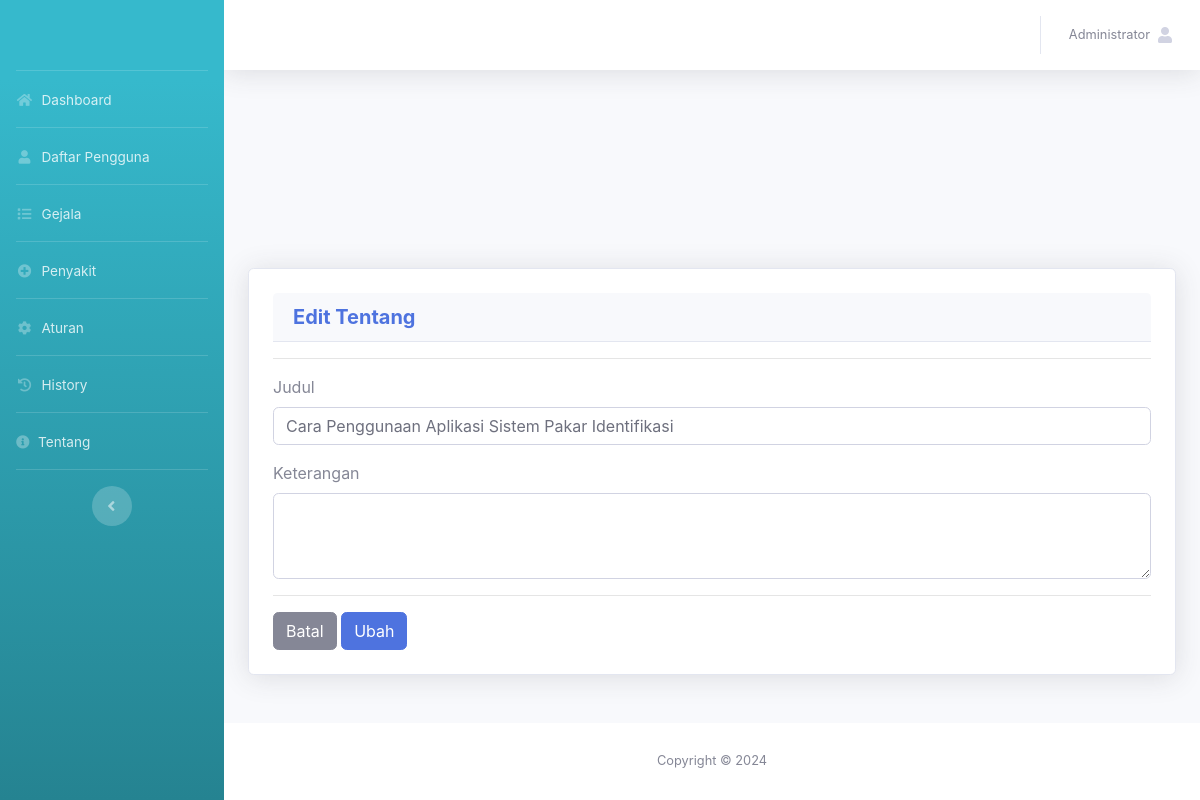
Screenshot of /admin/edit_tentang.php?id_tentang=1 (signed in) with the database file from the repository.
### tables this page shows
CREATE TABLE `tb_akun` (
  `id_akun` int(11) NOT NULL,
  `nama_lengkap` varchar(50) NOT NULL,
  `username` varchar(50) NOT NULL,
  `password` varchar(50) NOT NULL,
  `level` varchar(30) NOT NULL
);

CREATE TABLE `tb_tentang` (
  `id_tentang` int(11) NOT NULL,
  `judul` varchar(50) NOT NULL,
  `keterangan` text NOT NULL
);

### admin/edit_tentang.php (the view, shortened to what this page needs)
<?php
include '../assets/conn/config.php';
include 'header.php';
?>
<div class="container">
	<div class="card shadow p-4 mb-5">
		<div class = "card-header">
            <h5 class= "m-0 font-weight-bold text-primary">Edit Tentang</h5>
        </div>
        <hr>
        <?php
        $data = mysqli_query($conn,"SELECT * FROM tb_tentang WHERE id_tentang='$_GET[id_tentang]'");
        $a = mysqli_fetch_array($data)
        ?>
            <form action="edit_tentang.php?aksi=ubah" method="POST">
                <div class="form-group">
                    <label>Judul</label>
                    <input type="text" name="judul" class="form-control" value="<?=$a['judul']?>">
                </div>
                <div class="form-group">
                    <label>Keterangan</label>
                    <textarea class="form-control" name="keterangan" rows="3"><?=$a['keterangan']?></textarea>
                </div>
                <hr>
                <a href="tentang.php" class="btn btn-secondary">Batal</a>
                <input type="submit" value="Ubah" class="btn btn-primary">
            </form>
    </div>
</div>
<?php
include 'footer.php';
?>

### admin/header.php (shortened to what this page needs)
<?php
include '../assets/conn/config.php';
?>
<!DOCTYPE html>
<html lang="en">
<head>
  <link href="../assets/vendor/fontawesome-free/css/all.min.css" rel="stylesheet" type="text/css">
  <link href="../assets/css/sb-admin-2.min.css" rel="stylesheet">
  <link href="../assets/vendor/datatables/dataTables.bootstrap4.min.css" rel="stylesheet">
</head>
<body id="page-top">
 <div id="wrapper">
  <ul class="navbar-nav bg-gradient-info sidebar sidebar-dark accordion" id="accordionSidebar">
    <a class="sidebar-brand d-flex align-items-center justify-content-center" href="index">
    </a>
    <hr class="sidebar-divider my-0">
    <li class="nav-item">
      <a class="nav-link" href="index.php">
        <i class="fas fa-fw fa-home"></i>
        <span>Dashboard</span></a>
      </li>
      <hr class="sidebar-divider my-0">
      <li class="nav-item">
        <a class="nav-link" href="daftar_pengguna.php">
          <i class="fas fa-fw fa-user"></i>
          <span>Daftar Pengguna</span></a>
      </li>
      <hr class="sidebar-divider my-0">
      <li class="nav-item">
        <a class="nav-link" href="gejala.php">
          <i class="fas fa-fw fa-list"></i>
          <span>Gejala</span></a>
      </li>
      <hr class="sidebar-divider my-0">
      <li class="nav-item">
        <a class="nav-link" href="penyakit.php">
          <i class="fas fa-fw fa-plus-circle"></i>
          <span>Penyakit</span></a>
      </li>
      <hr class="sidebar-divider my-0">
      <li class="nav-item">
        <a class="nav-link" href="aturan.php">
          <i class="fas fa-fw fa-cog"></i>
          <span>Aturan</span></a>
      </li>
      <hr class="sidebar-divider my-0">
      <li class="nav-item">
        <a class="nav-link" href="history.php">
          <i class="fas fa-fw fa-history"></i>
          <span>History</span></a>
      </li>
      <hr class="sidebar-divider my-0">
      <li class="nav-item">
        <a class="nav-link" href="tentang.php">
          <i class="fas fa-info-circle"></i>
          <span>Tentang</span></a>
      </li>
      <hr class="sidebar-divider d-none d-md-block">
      <div class="text-center d-none d-md-inline">
        <button class="rounded-circle border-0" id="sidebarToggle"></button>
      </div>
    </ul>
    <div id="content-wrapper" class="d-flex flex-column">
      <div id="content">
        <nav class="navbar navbar-expand navbar-light bg-white topbar mb-4 static-top shadow">
          <ul class="navbar-nav ml-auto">
            <li class="nav-item dropdown no-arrow">
              <a class="nav-link dropdown-toggle" href="#" id="userDropdown" role="button"
              data-toggle="dropdown" aria-haspopup="true" aria-expanded="false">
              <?php
              $username=$_SESSION['username'];
              $det=mysqli_query($conn,"select * from tb_akun where username='$username'");
              while($d=mysqli_fetch_array($det)){
                ?>
                <span class="mr-2 d-none d-lg-inline text-gray-600 small"><?php echo $d['nama_lengkap'] ?></span>
                <?php
              }
              ?>
              <span class="fa fa-user"><span>
              </a>
          </li>
        </ul>
      </nav>
    </div>
</body>
</html>

### rows the page displays
tb_akun: nama_lengkap "Administrator"
tb_tentang: judul "Cara Penggunaan Aplikasi Sistem Pakar Identifikasi"
